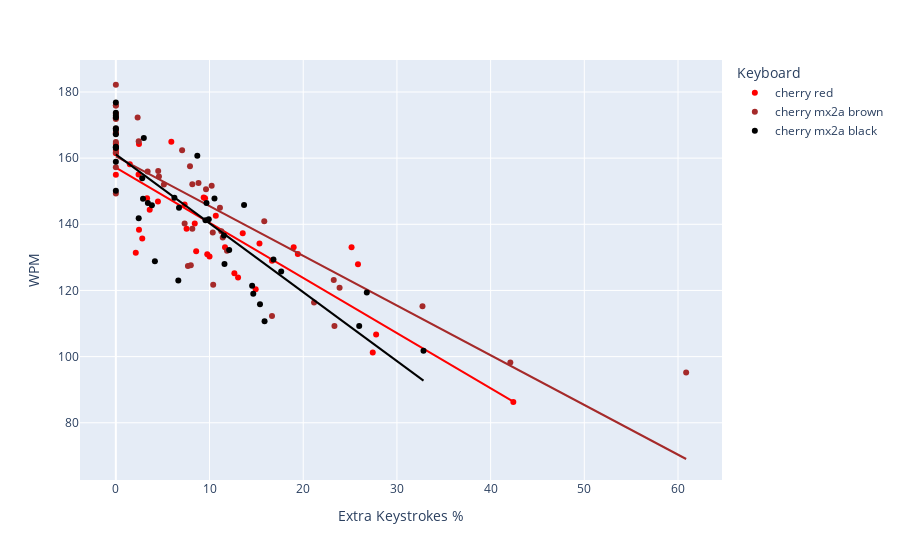

Notebook code for this chart:
### Code cell
df_keyswitch_accuracy_and_wpm_comparison = px.scatter(df_trial_results, x= 'Extra Keystrokes %', 
y = 'WPM', trendline = 'ols', color = 'Keyboard', color_discrete_map = {
    'cherry red':'red', 'cherry mx2a brown':'brown', 'cherry mx2a black':'black'})
df_keyswitch_accuracy_and_wpm_comparison.write_html('keyswitch_accuracy_and_wpm_comparison.html')
df_keyswitch_accuracy_and_wpm_comparison

### Figure 1 — Plotly figure (JSON) as saved in the notebook; plotly's stock layout.template omitted (floating-point values rounded to 4 significant figures)
{"data": [{"hovertemplate": "Keyboard=cherry red<br>Extra Keystrokes %=%{x}<br>WPM=%{y}<extra></extra>", "legendgroup": "cherry red", "marker": {"color": "red", "symbol": "circle"}, "mode": "markers", "name": "cherry red", "orientation": "v", "showlegend": true, "type": "scatter", "x": [13.54, 5.921, 0, 2.817, 9.524, 3.614, 0, 8.421, 10.67, 0, 19.42, 2.469, 2.469, 0, 16.67, 7.547, 12.65, 25.84, 0, 1.493, 9.375, 0, 4.494, 18.98, 25.16, 27.78, 13.04, 27.42, 11.65, 0, 15.33, 2.128, 42.42, 8.571, 3.333, 2.424, 14.93, 10, 9.756, 7.339], "xaxis": "x", "y": [137.3, 165.0, 172.1, 135.7, 147.9, 144.4, 167.7, 140.2, 142.5, 173.4, 131.1, 164.3, 138.4, 161.5, 129.0, 138.7, 125.2, 127.9, 164.4, 158.2, 148.1, 155.0, 146.9, 133.1, 133.1, 106.7, 123.9, 101.2, 133.1, 162.4, 134.2, 131.4, 86.24, 131.8, 147.9, 155.1, 120.4, 130.2, 130.9, 146.0], "yaxis": "y"}, {"hovertemplate": "<b>OLS trendline</b><br>WPM = -1.66656 * Extra Keystrokes % + 157.107<br>R<sup>2</sup>=0.725607<br><br>Keyboard=cherry red<br>Extra Keystrokes %=%{x}<br>WPM=%{y} <b>(trend)</b><extra></extra>", "legendgroup": "cherry red", "marker": {"color": "red", "symbol": "circle"}, "mode": "lines", "name": "cherry red", "showlegend": false, "type": "scatter", "x": [0, 0, 0, 0, 0, 0, 0, 1.493, 2.128, 2.424, 2.469, 2.469, 2.817, 3.333, 3.614, 4.494, 5.921, 7.339, 7.547, 8.421, 8.571, 9.375, 9.524, 9.756, 10, 10.67, 11.65, 12.65, 13.04, 13.54, 14.93, 15.33, 16.67, 18.98, 19.42, 25.16, 25.84, 27.42, 27.78, 42.42], "xaxis": "x", "y": [157.1, 157.1, 157.1, 157.1, 157.1, 157.1, 157.1, 154.6, 153.6, 153.1, 153.0, 153.0, 152.4, 151.6, 151.1, 149.6, 147.2, 144.9, 144.5, 143.1, 142.8, 141.5, 141.2, 140.8, 140.4, 139.3, 137.7, 136.0, 135.4, 134.5, 132.2, 131.6, 129.3, 125.5, 124.7, 115.2, 114.0, 111.4, 110.8, 86.4], "yaxis": "y"}, {"hovertemplate": "Keyboard=cherry mx2a brown<br>Extra Keystrokes %=%{x}<br>WPM=%{y}<extra></extra>", "legendgroup": "cherry mx2a brown", "marker": {"color": "brown", "symbol": "circle"}, "mode": "markers", "name": "cherry mx2a brown", "orientation": "v", "showlegend": true, "type": "scatter", "x": [8.824, 23.33, 7.692, 0, 0, 15.84, 0, 9.626, 0, 2.439, 7.914, 0, 3.39, 23.26, 11.26, 16.67, 0, 0, 11.41, 8.163, 4.598, 23.88, 60.87, 11.86, 10.23, 4.52, 0, 5.128, 7.071, 10.34, 42.11, 11.11, 32.73, 7.339, 0, 8, 21.15, 2.326, 8.163, 10.39, 0], "xaxis": "x", "y": [152.5, 109.2, 127.4, 182.2, 164.9, 140.9, 175.9, 150.6, 161.8, 165.1, 157.5, 171.9, 156.0, 123.2, 137.9, 112.2, 175.9, 168.9, 136.0, 152.1, 154.4, 120.8, 95.19, 132.0, 151.6, 156.1, 167.4, 152.0, 162.4, 137.5, 98.19, 145.0, 115.2, 140.3, 149.3, 127.6, 116.4, 172.3, 138.7, 121.7, 157.3], "yaxis": "y"}, {"hovertemplate": "<b>OLS trendline</b><br>WPM = -1.50324 * Extra Keystrokes % + 160.545<br>R<sup>2</sup>=0.714481<br><br>Keyboard=cherry mx2a brown<br>Extra Keystrokes %=%{x}<br>WPM=%{y} <b>(trend)</b><extra></extra>", "legendgroup": "cherry mx2a brown", "marker": {"color": "brown", "symbol": "circle"}, "mode": "lines", "name": "cherry mx2a brown", "showlegend": false, "type": "scatter", "x": [0, 0, 0, 0, 0, 0, 0, 0, 0, 0, 2.326, 2.439, 3.39, 4.52, 4.598, 5.128, 7.071, 7.339, 7.692, 7.914, 8, 8.163, 8.163, 8.824, 9.626, 10.23, 10.34, 10.39, 11.11, 11.26, 11.41, 11.86, 15.84, 16.67, 21.15, 23.26, 23.33, 23.88, 32.73, 42.11, 60.87], "xaxis": "x", "y": [160.5, 160.5, 160.5, 160.5, 160.5, 160.5, 160.5, 160.5, 160.5, 160.5, 157.0, 156.9, 155.4, 153.8, 153.6, 152.8, 149.9, 149.5, 149.0, 148.6, 148.5, 148.3, 148.3, 147.3, 146.1, 145.2, 145.0, 144.9, 143.8, 143.6, 143.4, 142.7, 136.7, 135.5, 128.7, 125.6, 125.5, 124.6, 111.3, 97.25, 69.04], "yaxis": "y"}, {"hovertemplate": "Keyboard=cherry mx2a black<br>Extra Keystrokes %=%{x}<br>WPM=%{y}<extra></extra>", "legendgroup": "cherry mx2a black", "marker": {"color": "black", "symbol": "circle"}, "mode": "markers", "name": "cherry mx2a black", "orientation": "v", "showlegend": true, "type": "scatter", "x": [9.677, 11.54, 0, 0, 10.53, 8.696, 0, 2.817, 0, 0, 13.68, 11.59, 0, 25.97, 15.87, 0, 15.38, 4.167, 9.917, 0, 32.84, 0, 2.985, 0, 16.82, 26.79, 14.67, 9.565, 6.667, 6.25, 2.899, 6.742, 17.65, 2.439, 14.55, 3.419, 0, 3.846, 12.1, 0], "xaxis": "x", "y": [146.4, 136.6, 172.8, 172.3, 147.8, 160.7, 163.0, 153.9, 158.9, 169.0, 145.8, 128.0, 163.3, 109.2, 110.7, 150.1, 115.9, 128.8, 141.5, 167.2, 101.8, 168.5, 166.1, 176.9, 129.4, 119.4, 119.0, 141.2, 123.0, 148.0, 147.7, 145.0, 125.8, 141.8, 121.4, 146.5, 173.7, 145.8, 132.3, 163.4], "yaxis": "y"}, {"hovertemplate": "<b>OLS trendline</b><br>WPM = -2.08224 * Extra Keystrokes % + 161.125<br>R<sup>2</sup>=0.731682<br><br>Keyboard=cherry mx2a black<br>Extra Keystrokes %=%{x}<br>WPM=%{y} <b>(trend)</b><extra></extra>", "legendgroup": "cherry mx2a black", "marker": {"color": "black", "symbol": "circle"}, "mode": "lines", "name": "cherry mx2a black", "showlegend": false, "type": "scatter", "x": [0, 0, 0, 0, 0, 0, 0, 0, 0, 0, 0, 0, 2.439, 2.817, 2.899, 2.985, 3.419, 3.846, 4.167, 6.25, 6.667, 6.742, 8.696, 9.565, 9.677, 9.917, 10.53, 11.54, 11.59, 12.1, 13.68, 14.55, 14.67, 15.38, 15.87, 16.82, 17.65, 25.97, 26.79, 32.84], "xaxis": "x", "y": [161.1, 161.1, 161.1, 161.1, 161.1, 161.1, 161.1, 161.1, 161.1, 161.1, 161.1, 161.1, 156.0, 155.3, 155.1, 154.9, 154.0, 153.1, 152.4, 148.1, 147.2, 147.1, 143.0, 141.2, 141.0, 140.5, 139.2, 137.1, 137.0, 135.9, 132.6, 130.8, 130.6, 129.1, 128.1, 126.1, 124.4, 107.0, 105.4, 92.75], "yaxis": "y"}], "layout": {"legend": {"title": {"text": "Keyboard"}, "tracegroupgap": 0}, "margin": {"t": 60}, "xaxis": {"anchor": "y", "domain": [0, 1], "title": {"text": "Extra Keystrokes %"}}, "yaxis": {"anchor": "x", "domain": [0, 1], "title": {"text": "WPM"}}}}
